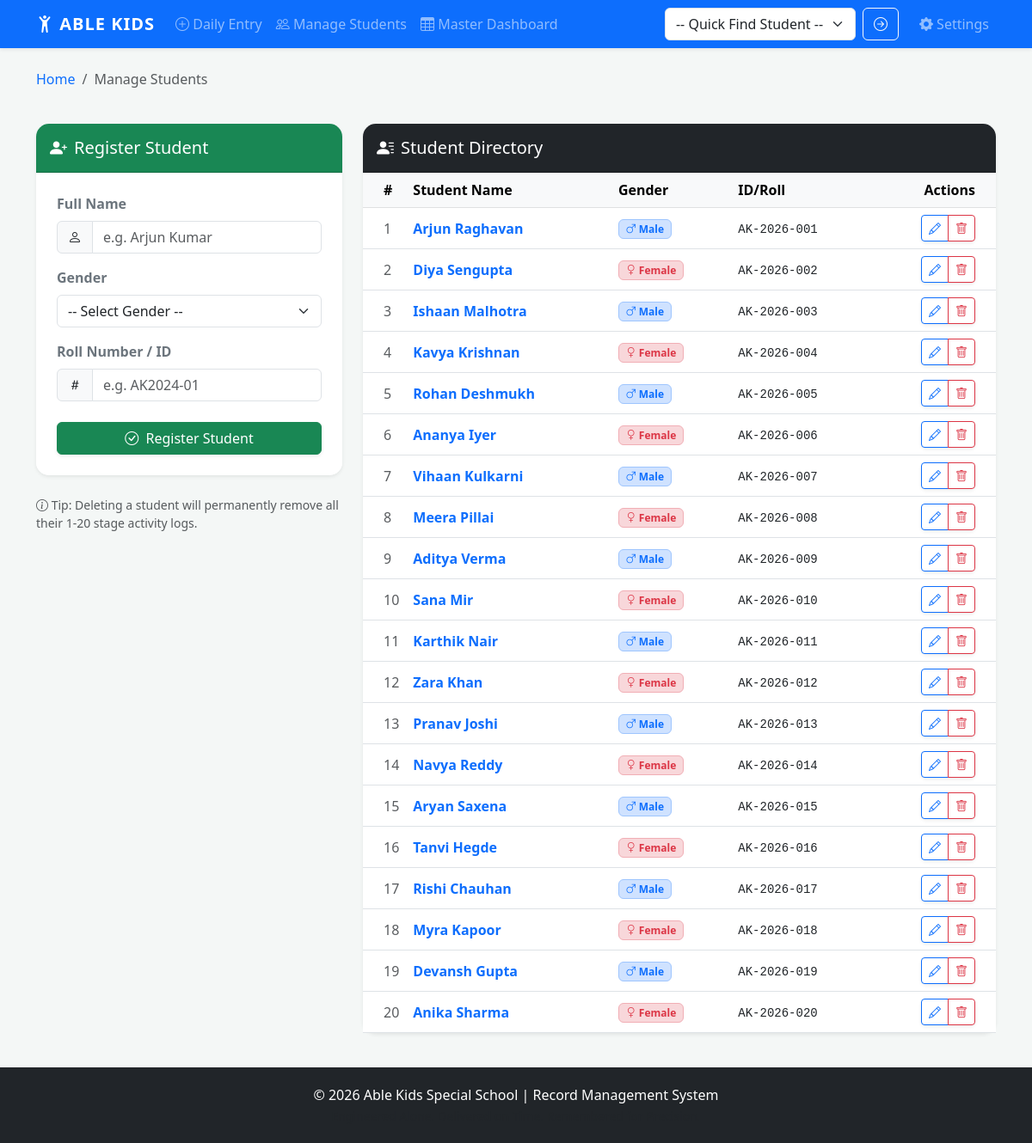
/students, run on the app's committed database.
### app.py (models this page shows)
class Student(db.Model):
    id = db.Column(db.Integer, primary_key=True)
    name = db.Column(db.String(100), nullable=False)
    roll_no = db.Column(db.String(20), unique=True)
    gender = db.Column(db.String(10))  # New Column: Male, Female, Other
    records = db.relationship(
        'DailyActivity', backref='student', cascade="all, delete-orphan", lazy=True)

### app.py (the view)
@app.route('/students')
def manage_students():
    students = Student.query.all()
    return render_template('manage_students.html', students=students)

### app.py (called while the page is built)
@app.context_processor
def inject_students():
    all_students = Student.query.order_by(Student.name).all()
    return dict(students_list=all_students)

@app.context_processor
def inject_global_data():
    all_students = Student.query.order_by(Student.name).all()
    stages_config = AppConfig.query.filter_by(key='total_stages').first()
    max_stages = stages_config.value if stages_config else 20
    return dict(
        students_list=all_students,
        total_stages=max_stages
    )

@app.context_processor
def inject_global_vars():
    config = AppConfig.query.filter_by(key='total_stages').first()
    return dict(total_stages=config.value if config else 20)

### templates/manage_students.html (shortened to what this page needs)
{% extends "base.html" %}
{% block breadcrumb %}
<li class="breadcrumb-item active">Manage Students</li>
{% endblock %}
{% block content %}
<div class="container mt-4">
    <div class="row">
        <div class="col-md-4">
            <div class="card shadow-sm border-0 mb-4" style="border-radius: 15px;">
                <div class="card-header bg-success text-white py-3" style="border-radius: 15px 15px 0 0;">
                    <h5 class="mb-0"><i class="bi bi-person-plus-fill me-2"></i>Register Student</h5>
                </div>
                <div class="card-body p-4 bg-white" style="border-radius: 0 0 15px 15px;">
                    <form action="/add_student" method="POST">
                        <div class="mb-3">
                            <label class="form-label fw-bold text-secondary">Full Name</label>
                            <div class="input-group">
                                <span class="input-group-text bg-light"><i class="bi bi-person"></i></span>
                                <input type="text" name="name" class="form-control" placeholder="e.g. Arjun Kumar"
                                    required>
                            </div>
                        </div>
                        <div class="mb-3">
                            <label class="form-label fw-bold text-secondary">Gender</label>
                            <select name="gender" class="form-select" required>
                                <option value="">-- Select Gender --</option>
                            </select>
                        </div>
                        <div class="mb-3">
                            <label class="form-label fw-bold text-secondary">Roll Number / ID</label>
                            <div class="input-group">
                                <span class="input-group-text bg-light"><i class="bi bi-hash"></i></span>
                                <input type="text" name="roll_no" class="form-control" placeholder="e.g. AK2024-01"
                                    required>
                            </div>
                        </div>
                        <button type="submit" class="btn btn-success w-100 shadow-sm mt-2">
                            <i class="bi bi-check-circle me-1"></i> Register Student
                        </button>
                    </form>
                </div>
            </div>
            <p class="text-muted small">
                <i class="bi bi-info-circle"></i> Tip: Deleting a student will permanently remove all their 1-{{
                total_stages }} stage activity logs.
            </p>
        </div>
        <div class="col-md-8">
            <div class="card shadow-sm border-0" style="border-radius: 15px;">
                <div class="card-header bg-dark text-white py-3" style="border-radius: 15px 15px 0 0;">
                    <h5 class="mb-0"><i class="bi bi-person-lines-fill me-2"></i>Student Directory</h5>
                </div>
                <div class="table-responsive">
                    <table class="table table-hover align-middle mb-0">
                        <thead class="table-light">
                            <tr>
                                <th class="ps-4" style="width: 50px;">#</th>
                                <th>Student Name</th>
                                <th>Gender</th>
                                <th>ID/Roll</th>
                                <th class="text-end pe-4">Actions</th>
                            </tr>
                        </thead>
                        <tbody>
                            {% for s in students %}
                            <tr>
                                <td class="ps-4 text-muted">{{ loop.index }}</td>
                                <td>
                                    <span class="fw-bold text-primary">{{ s.name }}</span>
                                </td>
                                <td>
                                    {% if s.gender == 'Male' %}
                                    <span class="badge bg-primary-subtle text-primary border border-primary-subtle">
                                        <i class="bi bi-gender-male"></i> Male
                                    </span>
                                    {% elif s.gender == 'Female' %}
                                    <span class="badge bg-danger-subtle text-danger border border-danger-subtle">
                                        <i class="bi bi-gender-female"></i> Female
                                    </span>
                                    {% else %}
                                    <span class="badge bg-secondary-subtle text-secondary border">
                                        {{ s.gender or 'N/A' }}
                                    </span>
                                    {% endif %}
                                </td>
                                <td><code class="text-dark">{{ s.roll_no }}</code></td>
                                <td class="text-end pe-4">
                                    <div class="btn-group shadow-sm">
                                        <a href="/edit_student/{{ s.id }}" class="btn btn-sm btn-outline-primary"
                                            title="Edit Profile">
                                            <i class="bi bi-pencil"></i>
                                        </a>
                                        <a href="/delete_student/{{ s.id }}" class="btn btn-sm btn-outline-danger"
                                            onclick="return confirm('WARNING: This will delete {{ s.name }} and ALL records.')"
                                            title="Delete Student">
                                            <i class="bi bi-trash"></i>
                                        </a>
                                    </div>
                                </td>
                            </tr>
                            {% endfor %}
                        </tbody>
                    </table>
                </div>
            </div>
        </div>
    </div>
</div>
{% endblock %}

### templates/base.html (style rules this page uses)
body { display: flex; flex-direction: column; min-height: 100vh; background-color: #f4f7f6; }

### data on the page
Student: name "Arjun Raghavan", gender "Male" (drawn), roll_no "AK-2026-001"
Student: name "Diya Sengupta", gender "Female" (drawn), roll_no "AK-2026-002"
Student: name "Ishaan Malhotra", gender "Male" (drawn), roll_no "AK-2026-003"
Student: name "Kavya Krishnan", gender "Female" (drawn), roll_no "AK-2026-004"
Student: name "Rohan Deshmukh", gender "Male" (drawn), roll_no "AK-2026-005"
Student: name "Ananya Iyer", gender "Female" (drawn), roll_no "AK-2026-006"
Student: name "Vihaan Kulkarni", gender "Male" (drawn), roll_no "AK-2026-007"
Student: name "Meera Pillai", gender "Female" (drawn), roll_no "AK-2026-008"
Student: name "Aditya Verma", gender "Male" (drawn), roll_no "AK-2026-009"
Student: name "Sana Mir", gender "Female" (drawn), roll_no "AK-2026-010"
Student: name "Karthik Nair", gender "Male" (drawn), roll_no "AK-2026-011"
Student: name "Zara Khan", gender "Female" (drawn), roll_no "AK-2026-012"
Student: name "Pranav Joshi", gender "Male" (drawn), roll_no "AK-2026-013"
Student: name "Navya Reddy", gender "Female" (drawn), roll_no "AK-2026-014"
Student: name "Aryan Saxena", gender "Male" (drawn), roll_no "AK-2026-015"
Student: name "Tanvi Hegde", gender "Female" (drawn), roll_no "AK-2026-016"
Student: name "Rishi Chauhan", gender "Male" (drawn), roll_no "AK-2026-017"
Student: name "Myra Kapoor", gender "Female" (drawn), roll_no "AK-2026-018"
Student: name "Devansh Gupta", gender "Male" (drawn), roll_no "AK-2026-019"
Student: name "Anika Sharma", gender "Female" (drawn), roll_no "AK-2026-020"

### other printed values
{{ total_stages }} "20"
